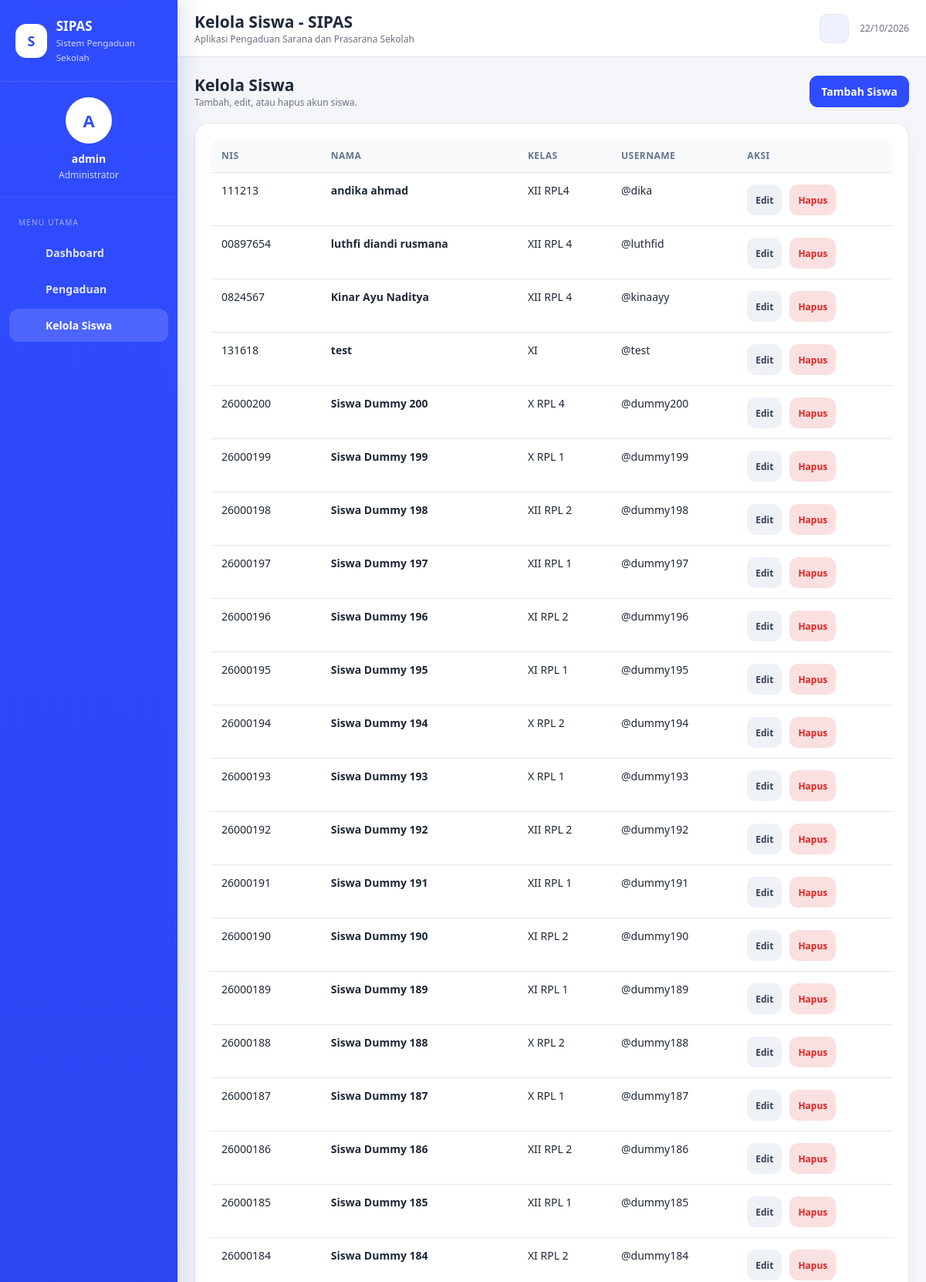
The app's page /index.php?page=kelola-siswa (signed in, upper part) with its own data.
### tables this page shows
CREATE TABLE `siswa` (
  `id_siswa` int(10) UNSIGNED NOT NULL,
  `id_user` int(10) UNSIGNED NOT NULL,
  `nis` varchar(20) NOT NULL,
  `nama_siswa` varchar(100) NOT NULL,
  `kelas` varchar(30) NOT NULL
);

CREATE TABLE `users` (
  `id_user` int(10) UNSIGNED NOT NULL,
  `username` varchar(50) NOT NULL,
  `password` varchar(255) NOT NULL,
  `role` enum('admin','siswa') NOT NULL,
  `created_at` timestamp NOT NULL DEFAULT current_timestamp()
);

### helpers.php (called while the page is built, shortened)
<?php
function e($value) {
    return htmlspecialchars((string) $value, ENT_QUOTES | ENT_SUBSTITUTE, 'UTF-8');
}
function view($file, $data = []) {
    extract($data);
    require __DIR__ . '/views/' . $file . '.php';
}

### controllers/SiswaController.php (called while the page is built, shortened)
<?php
class SiswaController
{
    private $siswa;
    public function __construct($db)
    {
        $this->siswa = new SiswaModel($db);
    }
    public function index() {
        view('admin/siswa', ['siswa' => $this->siswa->findAll()]);
    }
}

### models/SiswaModel.php (called while the page is built, shortened)
<?php
class SiswaModel
{
    private $db;
    public function __construct($db)
    {
        $this->db = $db;
    }
    public function findAll() {
        $stmt = $this->db->query('SELECT s.*, u.username FROM siswa s INNER JOIN users u ON u.id_user = s.id_user ORDER BY s.id_siswa DESC');
        return $stmt->fetchAll();
    }
}

### views/admin/siswa.php (the view, shortened to what this page needs)
<?php
$title='Kelola Siswa - SIPAS'; $menu='siswa'; require __DIR__ . '/../layout/header.php'; ?>
<div class="page-actions">
    <div><h2>Kelola Siswa</h2><div class="small muted">Tambah, edit, atau hapus akun siswa.</div></div>
    <a class="btn btn-primary" href="index.php?page=form-siswa"><?= uiIcon('plus') ?><span>Tambah Siswa</span></a>
</div>
<div class="card">
    <div class="card-body">
        <?php if(empty($siswa)): ?>
            <div class="empty-state">
                <div class="empty-state-icon"><?= uiIcon('users') ?></div>
                <h3>Belum ada data siswa</h3>
                <p>Tambahkan siswa pertama untuk mulai mengelola akun dan data siswa.</p>
                <a class="btn btn-primary" href="index.php?page=form-siswa"><?= uiIcon('plus') ?><span>Tambah Siswa</span></a>
            </div>
        <?php else: ?>
            <div class="table-wrap">
                <table class="table">
                    <thead><tr><th>NIS</th><th>Nama</th><th>Kelas</th><th>Username</th><th>Aksi</th></tr></thead>
                    <tbody>
                    <?php foreach($siswa as $item): ?>
                        <tr>
                            <td><?= e($item['nis']) ?></td>
                            <td><strong><?= e($item['nama_siswa']) ?></strong></td>
                            <td><?= e($item['kelas']) ?></td>
                            <td>@<?= e($item['username']) ?></td>
                            <td>
                                <div class="toolbar row-actions">
                                    <a class="btn btn-secondary btn-sm" href="index.php?page=form-siswa&id=<?=  (int)$item['id_siswa'] ?>"><?= uiIcon('edit') ?><span>Edit</span></a>
                                    <form method="post" action="index.php?page=hapus-siswa" data-confirm="Hapus siswa ini? Pengaduannya juga akan terhapus." data-confirm-title="Hapus data siswa?" data-confirm-detail="Data siswa dan pengaduan yang terkait akan ikut terhapus dan tidak dapat dikembalikan.">
                                        <button class="btn btn-danger btn-sm" type="submit" data-loading-label="Menghapus..."><?= uiIcon('trash') ?><span>Hapus</span></button>
                                    </form>
                                </div>
                            </td>
                        </tr>
                    <?php endforeach; ?>
                    </tbody>
                </table>
            </div>
        <?php endif; ?>
    </div>
</div>
<?php require __DIR__ . '/../layout/footer.php'; ?>

### assets/style.css (style rules this page uses)
:root { --primary: #2f4cff; --primary-dark: #1e2bb8; --bg: #f4f6fa; --card: #fff; --card-alt: #f8fafc; --text: #1f2937; --muted: #6b7280; --border: #e5e7eb; --success: #16a34a; --warning: #f59e0b; --danger: #dc2626; --info: #2563eb; --input-bg: #fff; --input-border: #d7dce5; --shadow-card: rgba(15, 23, 42, .04); --shadow-row: rgba(15, 23, 42, .035); --sidebar-grad-1: #2f4cff; --sidebar-grad-2: #1e2bb8; --sidebar-shadow: rgba(30, 43, 184, .13); --chip-bg: #eef2ff; --btn-secondary-bg: #eef2f7; --btn-secondary-text: #334155; --table-th-bg: #f8fafc; --table-th-text: #64748b; --timeline-line: #dbe2ff; --timeline-dot-ring: #e9edff; --auth-bg-1: #ffffff; --auth-bg-2: #f4f6fa; --auth-hero-1: #f8fafc; --auth-hero-2: #eef2ff; --backdrop: rgba(15, 23, 42, .38); }
* { box-sizing: border-box; }
html { height: 100%; }
html, body { margin: 0; padding: 0; font-family: "Segoe UI", Tahoma, Arial, sans-serif; background: var(--bg); color: var(--text); font-size: 14px; min-height: 100%; overflow-x: hidden; transition: background-color .2s ease, color .2s ease; }
body { -webkit-text-size-adjust: 100%; min-height: 100dvh; padding-top: env( safe-area-inset-top, 0px ); padding-bottom: env( safe-area-inset-bottom, 0px ); }
a { text-decoration: none; color: inherit; }
button, input, textarea, select { font: inherit; }
.card { background: var(--card); border: 1px solid var(--border); border-radius: 18px; box-shadow: 0 8px 24px var(--shadow-card); }
.card-body { padding: 20px; }
.btn { border: 0; border-radius: 11px; padding: 11px 15px; display: inline-flex; align-items: center; justify-content: center; gap: 8px; font-weight: 700; cursor: pointer; }
.btn-primary { background: var(--primary); color: #fff; }
.btn-secondary { background: var(--btn-secondary-bg); color: var(--btn-secondary-text); }
.btn-danger { background: rgba(220,38,38,.14); color: var(--danger); }
.btn-sm { padding: 8px 11px; font-size: 12px; }
.toolbar { display: flex; gap: 10px; flex-wrap: wrap; align-items: center; }
.table-wrap { width: 100%; overflow-x: auto; overflow-y: hidden; -webkit-overflow-scrolling: touch; border-radius: 14px; }
.table { width: 100%; border-collapse: collapse; min-width: 700px; }
.table td, .table th { word-break: normal; }
.table th, .table td { padding: 13px 14px; border-bottom: 1px solid var(--border); vertical-align: top; text-align: left; }
.table th { font-size: 12px; text-transform: uppercase; letter-spacing: .04em; color: var(--table-th-text); background: var(--table-th-bg); }
.page-actions { display: flex; justify-content: space-between; align-items: center; gap: 12px; margin-bottom: 18px; }
.muted { color: var(--muted); }
.small { font-size: 12px; }
button, a, input, textarea, select { -webkit-tap-highlight-color: transparent; }
.btn { min-height: 40px; transition: background-color .2s ease, color .2s ease, transform .2s ease, box-shadow .2s ease, opacity .2s ease; }
.page-actions h2, .page-actions h3, .section-heading h2, .section-title h3, .section-title-simple { margin: 0; }
.status-filters, .filter-toolbar, .row-actions { margin-top: 2px; }

### records on screen
siswa: nis "111213", nama_siswa "andika ahmad", kelas "XII RPL4", id_user.username "dika"
siswa: nis "00897654", nama_siswa "luthfi diandi rusmana", kelas "XII RPL 4", id_user.username "luthfid"
siswa: nis "0824567", nama_siswa "Kinar Ayu Naditya", kelas "XII RPL 4", id_user.username "kinaayy"
siswa: nis "131618", nama_siswa "test", kelas "XI", id_user.username "test"
siswa: nis "26000200", nama_siswa "Siswa Dummy 200", kelas "X RPL 4", id_user.username "dummy200"
siswa: nis "26000199", nama_siswa "Siswa Dummy 199", kelas "X RPL 1", id_user.username "dummy199"
siswa: nis "26000198", nama_siswa "Siswa Dummy 198", kelas "XII RPL 2", id_user.username "dummy198"
siswa: nis "26000197", nama_siswa "Siswa Dummy 197", kelas "XII RPL 1", id_user.username "dummy197"
siswa: nis "26000196", nama_siswa "Siswa Dummy 196", kelas "XI RPL 2", id_user.username "dummy196"
siswa: nis "26000195", nama_siswa "Siswa Dummy 195", kelas "XI RPL 1", id_user.username "dummy195"
siswa: nis "26000194", nama_siswa "Siswa Dummy 194", kelas "X RPL 2", id_user.username "dummy194"
siswa: nis "26000193", nama_siswa "Siswa Dummy 193", kelas "X RPL 1", id_user.username "dummy193"
siswa: nis "26000192", nama_siswa "Siswa Dummy 192", kelas "XII RPL 2", id_user.username "dummy192"
siswa: nis "26000191", nama_siswa "Siswa Dummy 191", kelas "XII RPL 1", id_user.username "dummy191"
siswa: nis "26000190", nama_siswa "Siswa Dummy 190", kelas "XI RPL 2", id_user.username "dummy190"
siswa: nis "26000189", nama_siswa "Siswa Dummy 189", kelas "XI RPL 1", id_user.username "dummy189"
siswa: nis "26000188", nama_siswa "Siswa Dummy 188", kelas "X RPL 2", id_user.username "dummy188"
siswa: nis "26000187", nama_siswa "Siswa Dummy 187", kelas "X RPL 1", id_user.username "dummy187"
siswa: nis "26000186", nama_siswa "Siswa Dummy 186", kelas "XII RPL 2", id_user.username "dummy186"
siswa: nis "26000185", nama_siswa "Siswa Dummy 185", kelas "XII RPL 1", id_user.username "dummy185"
siswa: nis "26000184", nama_siswa "Siswa Dummy 184", kelas "XI RPL 2", id_user.username "dummy184"

### other values on screen
substr($name, 0, 1) "A"
$name "admin"
$title "Kelola Siswa - SIPAS"
